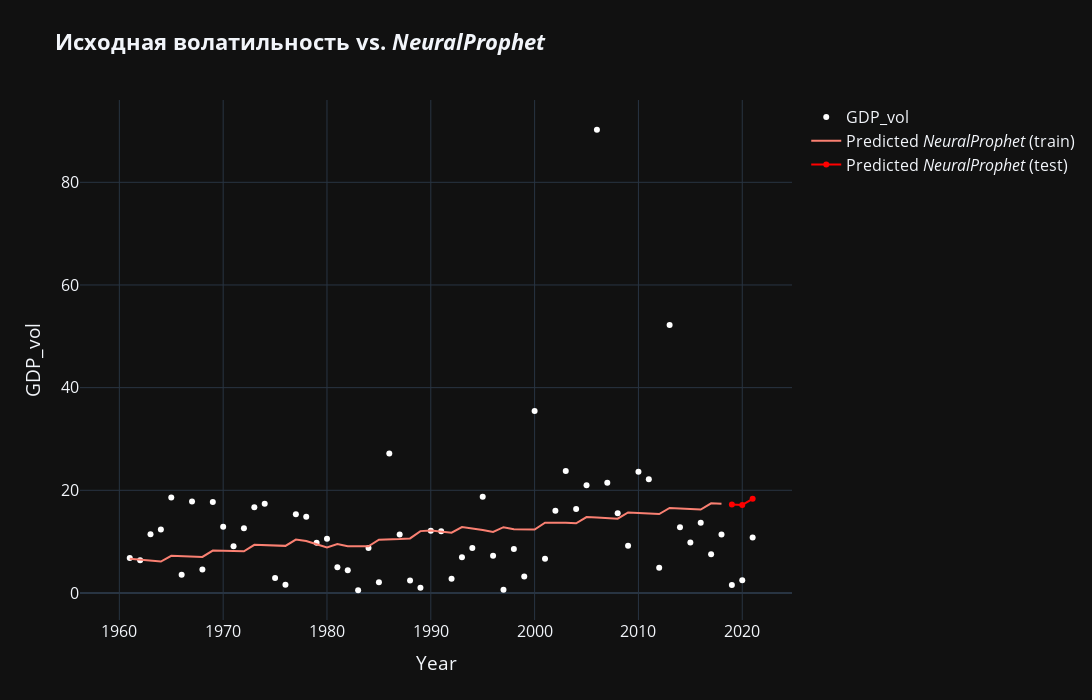

The notebook cell saved with this chart:
### Code cell
fig = go.Figure()
fig.add_trace(
    go.Scatter(
        x=data.index,
        y=data['GDP_vol'],
        name='GDP_vol',
        line=dict(color='white'),
        mode='markers'
    )
).add_trace(
    go.Scatter(
        x=forecast.loc[train.index, 'ds'],
        y=forecast.loc[train.index, 'yhat1'],
        line=dict(color='#FA8072'),
        name='Predicted <i>NeuralProphet</i> (train)',
        
    )
).add_trace(
    go.Scatter(
        x=forecast.loc[test.index, 'ds'],
        y=forecast.loc[test.index, 'yhat1'],
        line=dict(color='#FF0000'),
        name='Predicted <i>NeuralProphet</i> (test)',
    )
).update_layout(
    width=1500,
    height=700,
    title='<b>Исходная волатильность vs. <i>NeuralProphet</i></b>',
    yaxis_title='GDP_vol',
    xaxis_title='Year',
    font=dict(size=16),
)
fig.show()
